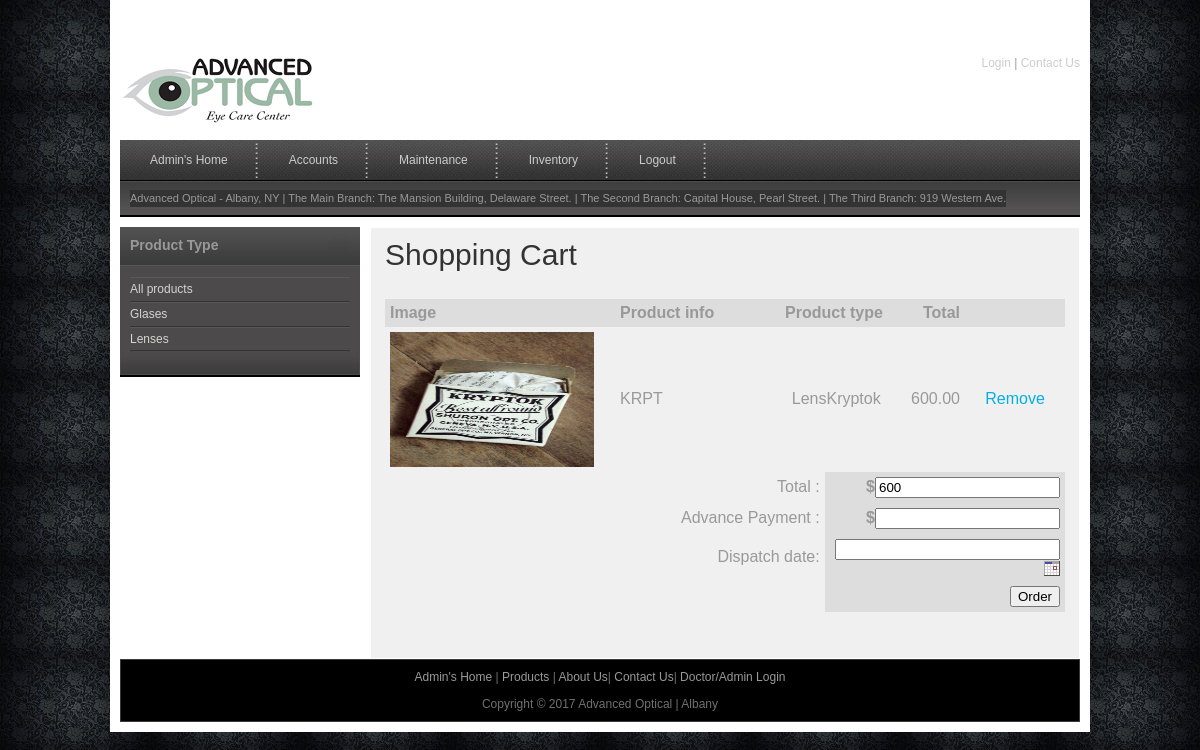
Screenshot of /shoppingcart.php?proid=10 (signed in) with the database file from the repository.
### tables this page shows
CREATE TABLE IF NOT EXISTS `products` (
  `prod_id` int(10) NOT NULL AUTO_INCREMENT,
  `branch_id` int(10) NOT NULL,
  `name` varchar(50) NOT NULL,
  `product_type` varchar(50) NOT NULL,
  `sub_type` varchar(25) NOT NULL,
  `image` varchar(100) NOT NULL,
  `color` varchar(20) NOT NULL,
  `cost` double(10,2) NOT NULL,
  `quantity` int(10) NOT NULL,
  PRIMARY KEY (`prod_id`)
);

### shoppingcart.php (the view, shortened to what this page needs)
<?php
include("includes/header.php");
include("includes/conn.php");
?>
    <div id="templatemo_main">
   		<div id="sidebar" class="float_l">
        	<div class="sidebar_box"><span class="bottom"></span>
            	<?php
				include("sidebar.php");
				?>
            </div>
   		</div>
        <div id="content" class="float_r">
        	<h1>Shopping Cart</h1>
<form method="post" action="" name="form1" id="form1" onSubmit="return validation()" >
			<?php
           		if(isset($_POST['submit']))
			   {
			   echo "Order placed successfully..";
				}
			   else
			   {
		   ?>
           <?php
		  if(isset($_POST['button']))
{
	echo "<h3>Product ordered successfully... </h3>";
	?>
     <div id="printablediv" style="width: 100%;">
    <?php
	$costs="";
		for($i=0; $i<count($_POST['proid']); $i++)
		{
		?>
        <table width="680px" cellspacing="0" cellpadding="5">
                   	  	<tr bgcolor="#ddd">
                        	<th width="153" align="left">Product name </th>
                       	  	<th colspan="2" align="center">Product type</th>
                        	<th width="120" align="right">Total </th>
                       	</tr>
<?php
$arr = $_SESSION['proid'];
$resultrecs = array_unique($arr);
if(isset($_GET['proids']))
{
$resultrecs = array_diff($resultrecs, array(''));
$resultrecs = array_diff($resultrecs, array($_GET['proids']));
}
foreach($resultrecs as $arr)
{
	 	$num = $resultrecs[1];
		$resultrec = mysqli_query($con, "SELECT * FROM products where prod_id='$arr'");
		$arrprod = mysqli_fetch_array($resultrec);
		$kn = $i +1;
?>
<tr>
<td>
<?php
echo $arrprod['name'];
?>
</td>
									<td colspan="2" align="center">&nbsp;<?php echo $arrprod['product_type']; ?><?php echo $arrprod['sub_type']; ?></td>
									<td align="right">
									<?php
									$costs = $costs + $arrprod['cost'];
									echo $arrprod['cost'];
									?> </td>
		  </tr>
<?php
		$proid[$i] = $_SESSION['proid'];
}
?>
                        <tr>
                          <td align="left"  height="30"  >&nbsp;</td>
                          <td  height="30" colspan="2" align="right"  ><label for="Total"></label>
Total : </td>
                          <td colspan="2" align="right" style="background:#ddd; font-weight:bold">
                        <?php echo $_POST['Total']; ?></td>
                        </tr>
                        <tr>
                          <td align="left"  height="30"  >&nbsp;</td>
                          <td  height="30" colspan="2" align="right"  >Advance Payment : </td>
                          <td colspan="2" align="right" style="background:#ddd; font-weight:bold">
                          $ <?php echo $_POST["Total2"]; ?>                            </td>
                        </tr>
                        <tr>
                          <td align="left"  height="30"  >&nbsp;</td>
                          <td  height="30" colspan="2" align="right"  >Dispatch date: </td>
                          <td colspan="2" align="right" style="background:#ddd; font-weight:bold">
					<?php echo $_POST["Total3"]; ?>
                          </td>
                        </tr>
                        <tr>
                          <td align="left"  height="30"  >&nbsp;</td>
                          <td  height="30" colspan="2" align="right"  >&nbsp;</td>
                          <td colspan="2" align="right" style="background:#ddd; font-weight:bold">
                          <?php
						 $dt = date("d-M-Y");
						  ?>
                          </td>
                        </tr>
					</table>
		<?php
	}
	?>
    <br />    <br />
    <p align="right"><strong>Signature</strong></p>
    </div>
    <a href='#' onclick="javascript:printDiv('printablediv')" >Print purchase report..</a>
    <?php
	unset($_SESSION['proid']);
}
else
{
			?>
        	<table width="680px" cellspacing="0" cellpadding="5">
                   	  	<tr bgcolor="#ddd">
                        	<th width="220" align="left">Image </th>
                        	<th width="148" align="left">Product info</th>
                       	  	<th width="66" colspan="2" align="center">Product type</th>
                        	<th width="60" align="right">Total </th>
                        	<th width="90"> </th>
                      	</tr>
<?php
$arr = $_SESSION['proid'];
$resultrecs = array_unique($arr);
$costs=0;
foreach($resultrecs as $arr)
{
		$resultrec = mysqli_query($con, "SELECT * FROM products where prod_id='$arr'");
		$arrprod = mysqli_fetch_array($resultrec);
?>
<tr>
<td>
<img src="upload/<?php echo $arrprod['image']; ?>" width="204" height="135" /></td>
									<td><?php echo $arrprod['name']; ?></td>
									<td colspan="2" align="center">&nbsp;<?php echo $arrprod['product_type']; ?><?php echo $arrprod['sub_type']; ?></td>
									<td align="right">
									<?php
									$costs = $costs + $arrprod['cost'];
									echo $arrprod['cost'];
									?> </td>
									<td align="center"> <a href="shoppingcart.php?proids=<?php echo $arrprod['prod_id']; ?>">Remove</a> </td>
</tr>
<?php
}
?>
                        <tr>
                          <td align="left"  height="30px"  >&nbsp;</td>
                          <td  height="30px" colspan="2" align="right"  ><label for="Total"></label>
Total : </td>
                          <td colspan="3" align="right" style="background:#ddd; font-weight:bold">
                           $<input type="text" name="Total" id="Total" value="<?php echo $costs; ?>"/></td>
                        </tr>
                        <tr>
                          <td align="left"  height="30px"  >&nbsp;</td>
                          <td  height="30px" colspan="2" align="right"  >Advance Payment : </td>
                          <td colspan="3" align="right" style="background:#ddd; font-weight:bold">
                          $<input type="text" name="Total2" id="Total2" />
                            </td>
                        </tr>
                        <tr>
                          <td align="left"  height="30px"  >&nbsp;</td>
                          <td  height="30px" colspan="2" align="right"  >Dispatch date: </td>
                          <td colspan="3" align="right" style="background:#ddd; font-weight:bold">
						<input type="Text" id="Total3" name="Total3" maxlength="25" size="25" />
                        <a href="javascript:NewCal('Total3','ddmmmyyyy',false,24)">
                        <img src="cal.gif" width="16" height="16" border="0" alt="Pick a date"></a>
                          </td>
                        </tr>
                        <tr>
                          <td align="left"  height="30px"  >&nbsp;</td>
                          <td  height="30px" colspan="2" align="right"  >&nbsp;</td>
                          <td colspan="3" align="right" style="background:#ddd; font-weight:bold">
                          <input type="submit" name="button" id="button" value="Order" />
                          </td>
                        </tr>
					</table>
                    <?php
}
?>
                    </form>
                    <?php
			   }
			   ?>
        </div>
    </div>
    <?php
include("includes/footer.php");
?>

### css/tm_style.css (style rules this page uses)
body { margin: 0; padding: 0; color: #999; font-family: Tahoma, Geneva, sans-serif; font-size: 12px; line-height: 1.4em; background-color: #2e2e2e; background-repeat: repeat; background-image: url(../images/tm_body.jpg) }
a, a:link, a:visited { color: #08aee3; font-weight: normal; text-decoration: none; }
img { border: none; }
h1, h2, h3, h4, h5, h6 { color: #333; font-weight: normal; }
h1 { font-size: 30px; margin: 0 0 30px; padding: 5px 0; }
.float_l { float: left }
.float_r { float: right }
#content { width: 680px; background: #f0f0f0; border: 1px solid #fff; padding: 14px; }
#sidebar { width: 240px }
.sidebar_box { position: relative; background: #4c4a4a; margin-bottom: 36px; }
.sidebar_box span.bottom { position: absolute; bottom: -26px; left: 0; width: 240px; height: 26px; background: url(../images/tm_sidebar_bottom.jpg) }

### rows the page displays
products: image (picture), name "KRPT", product_type "Lens", sub_type "Kryptok", cost "600.00"
